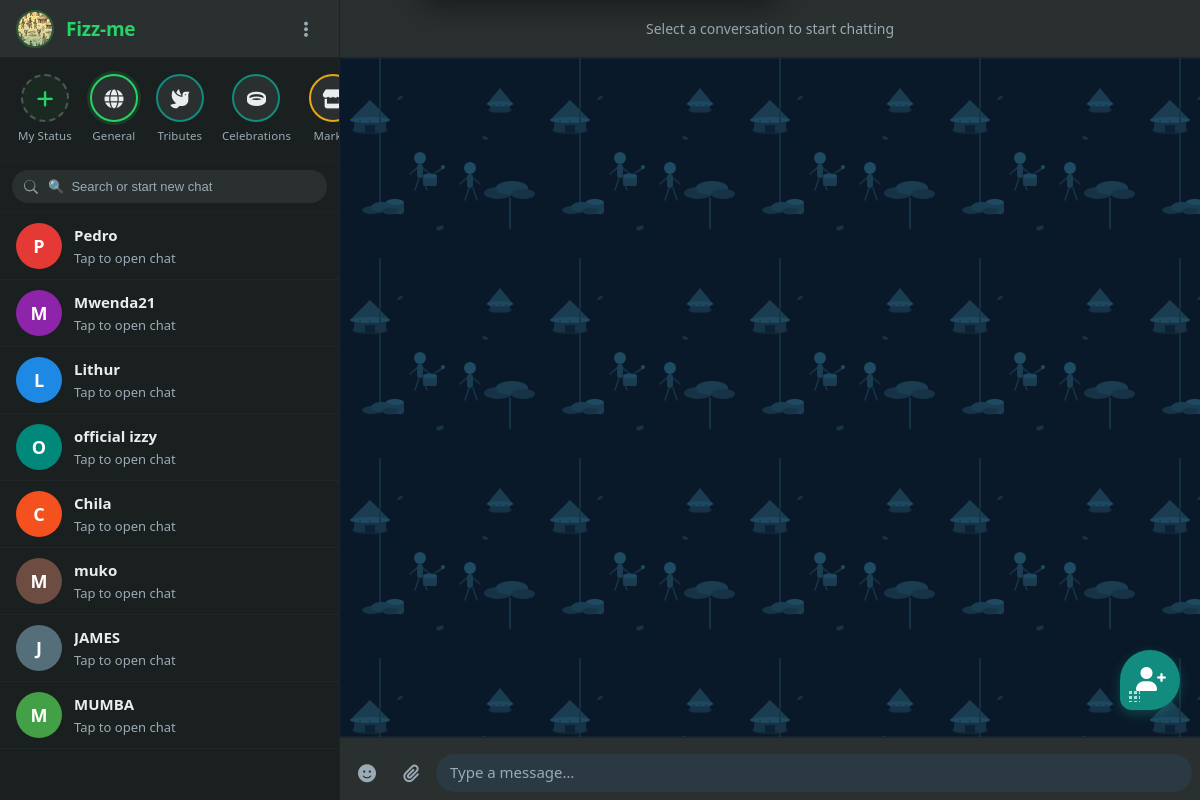
Screenshot of / (signed in) with the database file from the repository.
### chat/models.py (models this page shows, shortened)
class CustomUser(AbstractUser):
    username = models.CharField(
        max_length=150,
        unique=True,
        validators=[RegexValidator(
            regex=r'^[a-zA-Z0-9_ ]*$',
            message='Username can only contain letters, digits, spaces, and underscores.'
        )],
    )
    phone_number = PhoneNumberField(unique=True, region="US", blank=False, null=False)
    public_key   = models.TextField(blank=True, null=True)
    last_seen = models.DateTimeField(null=True, blank=True)
    USERNAME_FIELD  = 'username'
    REQUIRED_FIELDS = ['phone_number']

### chat/views/views_auth.py (the view)
# urls.py: path('',             views.chat_view,   name='chat-page'),
@login_required
def chat_view(request):
    from django.db.models import Q
    from ..models import Contact, Message, CustomUser
    contact_ids = set(Contact.objects.filter(owner=request.user).values_list('contact_user_id', flat=True))
    active_msgs = Message.objects.filter(
        Q(sender=request.user, cleared_by_sender=False) |
        Q(recipient=request.user, cleared_by_recipient=False)
    )
    msg_user_ids = set(active_msgs.values_list('sender_id', flat=True)) | set(active_msgs.values_list('recipient_id', flat=True))
    combined_ids = contact_ids.union(msg_user_ids)
    combined_ids.discard(request.user.id)
    users = CustomUser.objects.filter(id__in=combined_ids)
    private_key = request.session.pop('_tmp_private_key', None)
    return render(request, 'index.html', {'users': users, 'private_key': private_key})

### chat/context_processors.py (called while the page is built)
def vapid_key(request):
    return {'VAPID_PUBLIC_KEY_JS': getattr(settings, 'VAPID_PUBLIC_KEY', '')}

### chat/models.py (called while the page is built)
    @property
    def profile_picture_url(self):
        try:
            pp = self.profile_picture
            pid = getattr(pp, 'public_id', None) or getattr(pp, 'name', None)
            if pid and not str(pid).startswith(('/static/', 'static/', 'http://', 'https://')):
                url = pp.url
                if url and url.startswith('http://'):
                    url = url.replace('http://', 'https://', 1)
                return url or ''
        except Exception:
            pass
        return ''

### templates/index.html (shortened to what this page needs)
{% load static %}
<!DOCTYPE html>
<html lang="en">
<head>
  <link rel="stylesheet" href="https://cdnjs.cloudflare.com/ajax/libs/font-awesome/6.0.0-beta3/css/all.min.css">
  <link rel="stylesheet" href="{% static 'css/style.css' %}">
</head>
<body>
<div id="app-shell">
  {% include 'partials/sidebar.html' %}
  {% include 'partials/chat_area.html' %}
</div>
</body>
</html>

### templates/partials/sidebar.html (shortened to what this page needs)
<div id="sidebar">
  <div class="sidebar-header">
    <img src="{{ request.user.profile.profile_picture_url }}" alt="me" id="my-avatar"
         onerror="this.onerror=null;this.src='/static/images/default_profile_picture.webp';">
    <span class="app-name">Fizz-me</span>
    <button class="hdr-icon" id="gear-sidebar-btn" title="Settings" aria-label="Settings">
      <i class="fas fa-ellipsis-v"></i>
    </button>
  </div>
  <div class="status-hub" id="status-hub">
    <div class="status-cat" id="open-my-status-btn" title="My Status">
      <div class="status-ring own"><i class="fas fa-plus"></i></div>
      <span>My Status</span>
    </div>
    <div class="status-cat" data-category="General" title="General statuses">
      <div class="status-ring unread" id="ring-General">
        <i class="fas fa-globe"></i>
      </div>
      <span>General</span>
    </div>
    <div class="status-cat" data-category="Funerals" title="Tributes">
      <div class="status-ring" id="ring-Funerals">
        <i class="fas fa-dove"></i>
      </div>
      <span>Tributes</span>
    </div>
    <div class="status-cat" data-category="Weddings" title="Celebrations">
      <div class="status-ring" id="ring-Weddings">
        <i class="fas fa-ring"></i>
      </div>
      <span>Celebrations</span>
    </div>
    <div class="status-cat market-hub-cat" data-category="Market" title="Browse market listings">
      <div class="status-ring market-status-ring" id="ring-Market">
        <i class="fas fa-store"></i>
      </div>
      <span>Market</span>
    </div>
  </div>
  <div class="contact-search-wrap">
    <input type="text" id="contact-search" placeholder="🔍  Search or start new chat">
  </div>
  <div class="conversation-list" id="conversation-list">
    {% for user in users %}
      <div class="conversation-item" data-recipient="{{ user.username }}">
        <div class="conv-avatar-wrapper">
          <div class="conv-avatar-init"
               style="background:{% cycle '#e53935' '#8e24aa' '#1e88e5' '#00897b' '#f4511e' '#6d4c41' '#546e7a' '#43a047' %};">
            {{ user.username|first|upper }}
          </div>
        </div>
        <div class="conv-body">
          <div class="conv-name">{{ user.username }}</div>
          <div class="conv-preview" id="preview-{{ user.username }}">Tap to open chat</div>
        </div>
      </div>
    {% endfor %}
  </div>
  <button id="add-contact-fab" title="New Contact" aria-label="New Contact" onclick="if(window.Asterix && window.Asterix.contactForm) { window.Asterix.contactForm.open(); } else if(window.openContactsModal) { window.openContactsModal(); }">
    <i class="fas fa-user-plus"></i>
  </button>
</div>

### templates/partials/sidebar.html (style rules this page uses)
.market-hub-cat .market-status-ring { border-color: #e6a817; }
#add-contact-fab { position: absolute; bottom: 90px !important; right: 20px !important; width: 60px; height: 60px; border-radius: 50% 50% 50% 12px; background: var(--accent) !important; color: #fff; border: none; box-shadow: 0 4px 12px rgba(18, 140, 126, 0.4) !important; font-size: 24px; display: flex; align-items: center; justify-content: center; cursor: pointer; z-index: 100; transition: transform 0.2s, background 0.2s, box-shadow 0.2s; }
#add-contact-fab i { transform: translate(1px, -1px); }
#add-contact-fab::after { content: ''; position: absolute; bottom: 8px; left: 8px; width: 12px; height: 12px; background-image: radial-gradient(#fff 1.5px, transparent 1.5px); background-size: 5px 5px; opacity: 0.7; pointer-events: none; }

### rows the page displays
CustomUser: username|first "P", username "Pedro"
CustomUser: username|first "M", username "Mwenda21"
CustomUser: username|first "L", username "Lithur"
CustomUser: username|first "O", username "official izzy"
CustomUser: username|first "C", username "Chila"
CustomUser: username|first "M", username "muko"
CustomUser: username|first "J", username "JAMES"
CustomUser: username|first "M", username "MUMBA"
